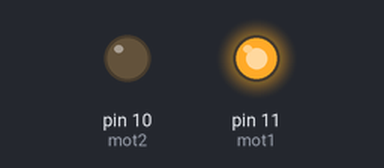
This sketch was run on a simulated Arduino Uno, built with avr-gcc and run on an emulated ATmega328P. Shown: output pins drawn as LEDs (lit = HIGH).

Above: at 1.0 s.
At 2.5 s:
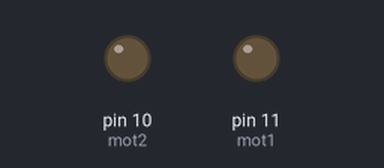
At 4.0 s:
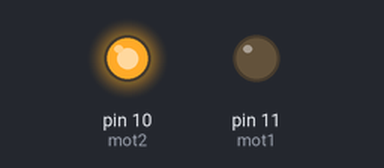
Timing chart, 0 to 7.8 s (numbered marks = the images above):
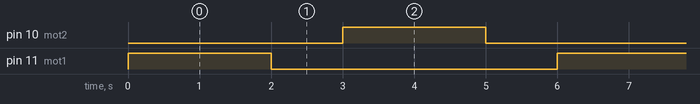

The sketch:

Mosfet_h_bridge.ino
```cpp
#define mot1 11
#define mot2 10

void setup()
{
  pinMode(mot1, OUTPUT);
  pinMode(mot2, OUTPUT);
  analogWrite(mot1, 0);
  analogWrite(mot2, 0);
}

void loop()
{
  analogWrite(mot1, 255);
  delay(2000);
  analogWrite(mot1, 0);
  delay(1000);
  analogWrite(mot2, 255);
  delay(2000);
  analogWrite(mot2, 0);
  delay(1000);
}
```

Measured:
- by itself, pin 10 (mot2), pin 11 (mot1): alternates HIGH for 2.0 s and LOW for 4.0 s
- by itself, everything shown: repeats every 6.0 s, in 4 steps
